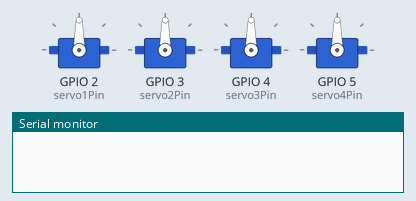
Bench run of a sketch on a simulated ESP32. Shown: 4 × servo, the last lines printed to the serial monitor.

Above: at 0.0 s.
At 0.6 s:
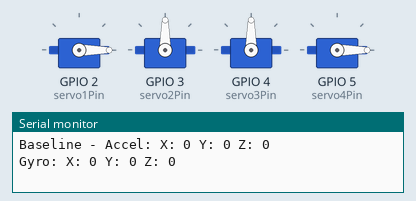
At 1.1 s:
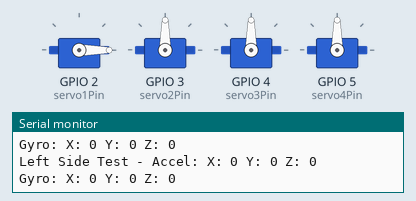
At 2.1 s:
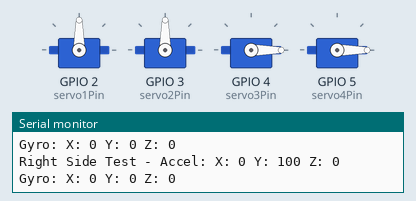
Timing chart, 0 to 3.6 s (numbered marks = the images above):
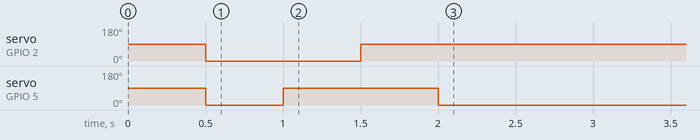

The sketch:

main.ino
```cpp
#include <ESP32Servo.h>
#include <Wire.h>
// #include <MPU6050.h> // Commenting out the actual gyro library

Servo servo1; // Front Left
Servo servo2; // Front Right
Servo servo3; // Rear Right
Servo servo4; // Rear Left

// MPU6050 gyro; // Commenting out the actual gyro initialization

const int servo1Pin = 2;
const int servo2Pin = 3;
const int servo3Pin = 4;
const int servo4Pin = 5;

struct GyroData {
  int16_t ax, ay, az;
  int16_t gx, gy, gz;
};

GyroData baseline, leftSideTest, frontTest, rightSideTest, rearTest;

// Mocking defective servos (true means defective)
bool mockDefectiveServo1 = false;
bool mockDefectiveServo2 = false;
bool mockDefectiveServo3 = false;
bool mockDefectiveServo4 = false;

void setup() {
  Serial.begin(115200);
  // Wire.begin();
  // gyro.initialize(); // Commenting out the actual gyro initialization

  servo1.attach(servo1Pin);
  servo2.attach(servo2Pin);
  servo3.attach(servo3Pin);
  servo4.attach(servo4Pin);

  // Mocking defective servos (You can change these values for testing)
  mockDefectiveServo1 = false;
  mockDefectiveServo2 = true; // For example, servo 2 is defective
  mockDefectiveServo3 = false;
  mockDefectiveServo4 = false;

  initializeServos();
  delay(500);
  baseline = recordGyroSettings("Baseline");

  testLeftSide();
  testFront();
  testRightSide();
  testRear();

  analyzeResults();
}

void loop() {
  // This is intentionally left empty.
}

void initializeServos() {
  servo1.write(90);
  servo2.write(90);
  servo3.write(90);
  servo4.write(90);
}

void testLeftSide() {
  servo4.write(mockDefectiveServo4 ? 90 : 0); // Mock defective servo 4 by keeping it at midpoint
  servo1.write(mockDefectiveServo1 ? 90 : 0); // Mock defective servo 1 by keeping it at midpoint
  delay(500);
  leftSideTest = recordGyroSettings("Left Side Test");
}

void testFront() {
  servo4.write(90);
  servo2.write(mockDefectiveServo2 ? 90 : 0); // Mock defective servo 2 by keeping it at midpoint
  delay(500);
  frontTest = recordGyroSettings("Front Test");
}

void testRightSide() {
  servo1.write(90);
  servo3.write(mockDefectiveServo3 ? 90 : 0); // Mock defective servo 3 by keeping it at midpoint
  delay(500);
  rightSideTest = recordGyroSettings("Right Side Test");
}

void testRear() {
  servo2.write(90);
  servo4.write(mockDefectiveServo4 ? 90 : 0); // Mock defective servo 4 by keeping it at midpoint
  delay(500);
  rearTest = recordGyroSettings("Rear Test");
}

GyroData recordGyroSettings(String step) {
  GyroData data;

  // Simulating gyro readings based on mock defects
  if (step == "Left Side Test") {
    data.ax = mockDefectiveServo1 || mockDefectiveServo4 ? 0 : 0; // No X change expected
    data.ay = mockDefectiveServo1 ? 100 : (mockDefectiveServo4 ? -100 : 0);
    data.az = 0;
  } else if (step == "Front Test") {
    data.ax = mockDefectiveServo2 ? 100 : 0;
    data.ay = 0; // No Y change expected
    data.az = 0;
  } else if (step == "Right Side Test") {
    data.ax = 0; // No X change expected
    data.ay = mockDefectiveServo2 ? 100 : (mockDefectiveServo3 ? -100 : 0);
    data.az = 0;
  } else if (step == "Rear Test") {
    data.ax = mockDefectiveServo3 ? 100 : (mockDefectiveServo4 ? -100 : 0);
    data.ay = 0; // No Y change expected
    data.az = 0;
  } else {
    data.ax = 0;
    data.ay = 0;
    data.az = 0;
  }

  data.gx = 0;
  data.gy = 0;
  data.gz = 0;

  Serial.print(step + " - ");
  Serial.print("Accel: ");
  Serial.print("X: "); Serial.print(data.ax);
  Serial.print(" Y: "); Serial.print(data.ay);
  Serial.print(" Z: "); Serial.println(data.az);

  Serial.print("Gyro: ");
  Serial.print("X: "); Serial.print(data.gx);
  Serial.print(" Y: "); Serial.print(data.gy);
  Serial.print(" Z: "); Serial.println(data.gz);

  return data;
}

void analyzeResults() {
  analyzeGyroData("Left Side Test", baseline, leftSideTest, "left");
  analyzeGyroData("Front Test", baseline, frontTest, "front");
  analyzeGyroData("Right Side Test", baseline, rightSideTest, "right");
  analyzeGyroData("Rear Test", baseline, rearTest, "rear");
}

void analyzeGyroData(String step, GyroData baseline, GyroData current, String side) {
  Serial.println(step + " Analysis:");

  int16_t accelXChange = current.ax - baseline.ax;
  int16_t accelYChange = current.ay - baseline.ay;
  int16_t accelZChange = current.az - baseline.az;

  int16_t gyroXChange = current.gx - baseline.gx;
  int16_t gyroYChange = current.gy - baseline.gy;
  int16_t gyroZChange = current.gz - baseline.gz;

  Serial.print("Accel X Change: "); Serial.println(accelXChange);
  Serial.print("Accel Y Change: "); Serial.println(accelYChange);
  Serial.print("Accel Z Change: "); Serial.println(accelZChange);

  Serial.print("Gyro X Change: "); Serial.println(gyroXChange);
  Serial.print("Gyro Y Change: "); Serial.println(gyroYChange);
  Serial.print("Gyro Z Change: "); Serial.println(gyroZChange);

  // Analysis logic
  if (side == "left") {
    if (gyroXChange != 0) {
      Serial.println("Failure: Unexpected X tilt when testing left side.");
    }
    if (gyroYChange > 0) {
      Serial.println("Failure: Servo 1 (front left) did not lower as expected (forward tilt detected).");
    } else if (gyroYChange < 0) {
      Serial.println("Failure: Servo 4 (rear left) did not lower as expected (backward tilt detected).");
    } else {
      Serial.println("Left side servos are functioning correctly.");
    }
  } else if (side == "front") {
    if (gyroYChange != 0) {
      Serial.println("Failure: Unexpected Y tilt when testing front side.");
    }
    if (gyroXChange > 0) {
      Serial.println("Failure: Servo 2 (front right) did not lower as expected (right tilt detected).");
    } else {
      Serial.println("Front servos are functioning correctly.");
    }
  } else if (side == "right") {
    if (gyroXChange != 0) {
      Serial.println("Failure: Unexpected X tilt when testing right side.");
    }
    if (gyroYChange > 0) {
      Serial.println("Failure: Servo 2 (front right) did not lower as expected (forward tilt detected).");
    } else if (gyroYChange < 0) {
      Serial.println("Failure: Servo 3 (rear right) did not lower as expected (backward tilt detected).");
    } else {
      Serial.println("Right side servos are functioning correctly.");
    }
  } else if (side == "rear") {
    if (gyroYChange != 0) {
      Serial.println("Failure: Unexpected Y tilt when testing rear side.");
    }
    if (gyroXChange > 0) {
      Serial.println("Failure: Servo 3 (rear right) did not lower as expected (right tilt detected).");
    } else if (gyroXChange < 0) {
      Serial.println("Failure: Servo 4 (rear left) did not lower as expected (left tilt detected).");
    } else {
      Serial.println("Rear servos are functioning correctly.");
    }
  }
}
```
